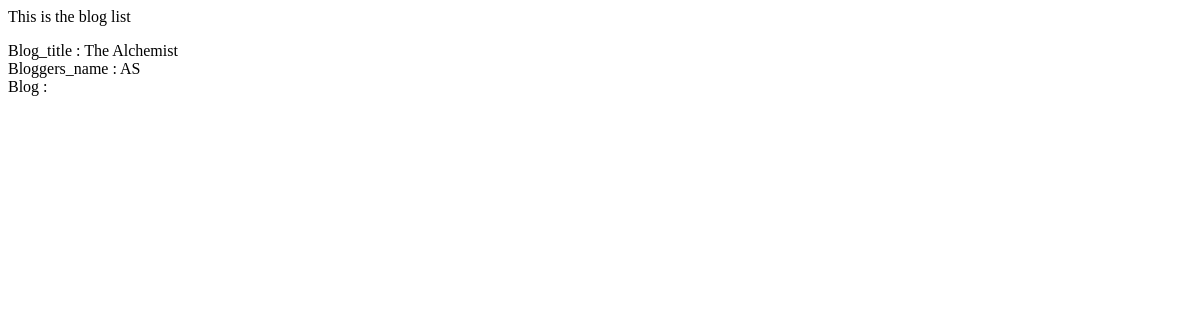
Page /ShowBlogs/ on the earlier database version.
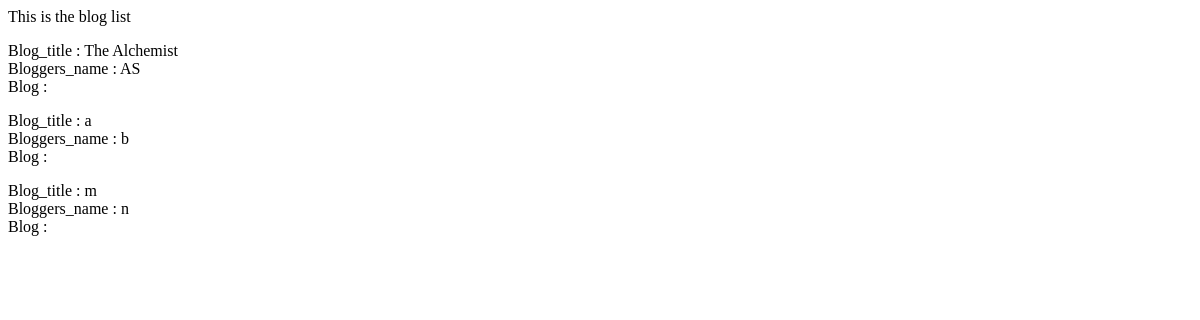
Same page on the later database version.
### Blog/models.py (models this page shows, shortened)
class Blog(models.Model):
    title = models.CharField(max_length=100, default="")
    bloggers_name = models.CharField(max_length=100, default="")

### Blog/views.py (the view)
# urls.py: path('ShowBlogs/', Blog_views.showBlog,name='ShowBlogs'),
def showBlog(request):
    blogs=Blog.objects.all()
    context={
        'blogs':blogs
    }
    return render(request, 'Blog/Blogs.html', context)

### templates/Blog/Blogs.html (shortened to what this page needs)
<!DOCTYPE html>
<html lang="en">
<head>
</head>
<body>
This is the blog list
{% for b in blogs %}
    <p>
        Blog_title : {{ b.title }}<br>
        Bloggers_name : {{ b.bloggers_name }}<br>
        Blog : {{ b.blog }}<br>
    </p>
{% endfor %}
</body>
</html>

Differences in the rows shown:
added Blog: title "a", bloggers_name "b"
added Blog: title "m", bloggers_name "n"
